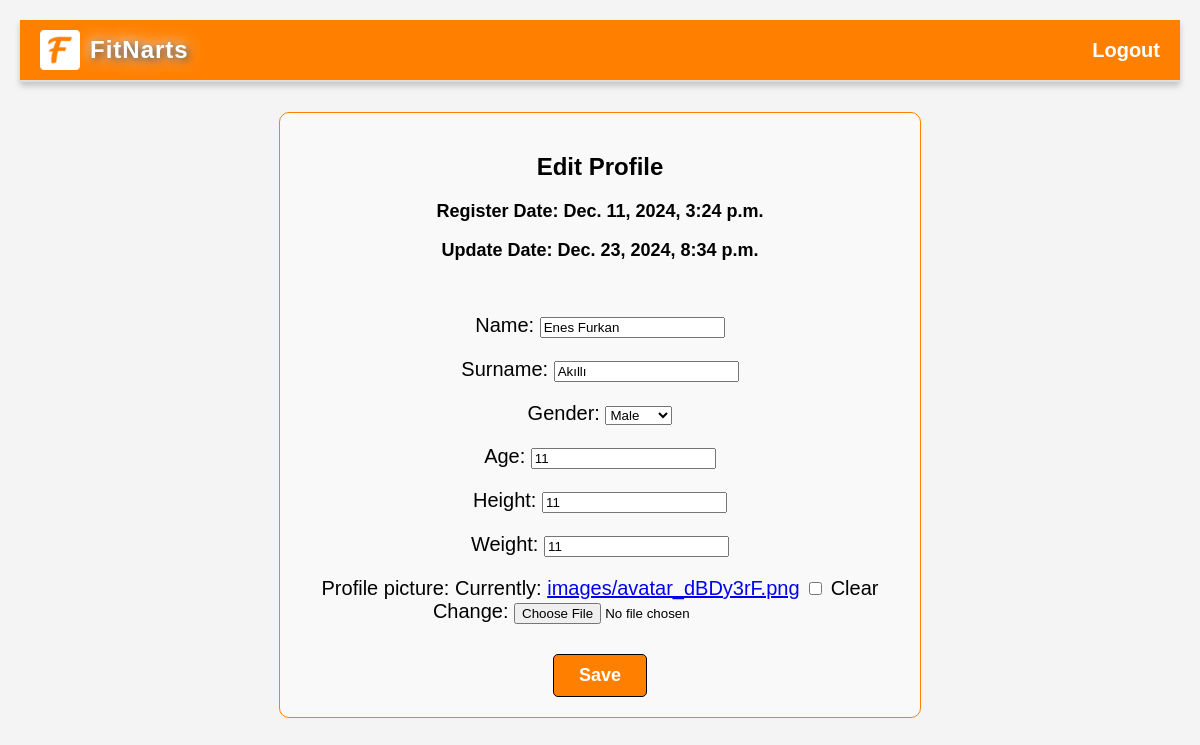
The page /edit-profile/ (signed in) on the database its author committed.
### base/models.py (models this page shows, shortened)
class UserProfile(models.Model):
    user = models.OneToOneField(User, on_delete=models.CASCADE) # OneToOneField, her UserProfile nesnesinin yalnızca bir kullanıcıya ait olmasını sağlar doğru mu
    name = models.CharField(max_length=30, blank=True)
    surname = models.CharField(max_length=30, blank=True)
    GENDER_CHOICES = [
        ('Female', 'Female'),
        ('Male', 'Male'),
    ]
    gender = models.CharField(max_length=6, blank=True, choices=GENDER_CHOICES)
    age = models.CharField(max_length=3, blank=True)
    height = models.CharField(max_length=3, blank=True)
    weight = models.CharField(max_length=3, blank=True)
    profile_picture = models.ImageField( # Resim dosyaları için kullanılır, kullanıcının yüklediği resimlerin kaydedilmesini sağlar
        upload_to='images/', # ImageField edit profile kısmına fotoğraf için CLEAR butonu ekliyor
        null=True, # Veritabanında bu alanın boş olmasına izin verir
        blank=True, # Form doğrulamalarında alanın boş bırakılmasına izin verir
        default='images/default.png')
    updated = models.DateTimeField(auto_now = True) # Güncellenme tarihi, bir kaydın son güncellenme zamanını takip etmek için kullanılır
    created = models.DateTimeField(auto_now_add = True) # Oluşturulma tarihi, bir kaydın oluşturulma zamanını takip etmek için kullanılır

### base/views.py (the view)
# urls.py: path('edit-profile/', views.edit_profile, name='edit-profile'),
@login_required
def edit_profile(request):
    user_profile = request.user.userprofile
    if request.method == 'POST':
        form = UserProfileForm(request.POST, request.FILES, instance=user_profile) # Form oluşturuyorum bunun için FORMS.PY gerekiyor
        if form.is_valid(): # UserProfileForm ile kullanıcı profil verilerini çekiyorum
            form.save()
            return redirect('profile') # Geçerliyse kaydedip profile sayfasına yolluyorum
        else:
            print("Form errors:", form.errors) # Form hatalarını yazdırır (Hata ayıklama için)
    else:
        form = UserProfileForm(instance=user_profile) # Kullanıcı profil bilgileriyle formu göster
    return render(request, 'base/edit_profile.html', {'form': form})

### base/forms.py
class UserProfileForm(forms.ModelForm): # UserProfile verilerini form aracılığıyla alacağız
    class Meta: # Meta sınıfı, formun özelliklerini tanımlar
        model = UserProfile # UserProfileForm formu, UserProfile modelinin verilerini kullanarak oluşturulacak
        fields = ['name', 'surname', 'gender', 'age', 'height', 'weight', 'profile_picture'] # Formda yer alacak alanlar

### base/templates/base/edit_profile.html (shortened to what this page needs)
{% extends 'base/main.html' %}
{% load static %}
{% block content %}
<form method="POST" enctype="multipart/form-data">
    <div style="text-align: center;" id="edit_profile_div">
        <h2 id="edit_profile_header">Edit Profile</h2>
        <p class="profile_register_update_date">Register Date: {{ user.userprofile.created }}</p>
        <p class="profile_register_update_date">Update Date: {{ user.userprofile.updated }}</p>
        <br>
        {{ form.as_p }}
        <button type="submit" id="button_edit_save">Save</button>
    </div>
</form>
{% endblock %}

### static/css/main.css (style rules this page uses)
body { margin: 0; font-family: 'Arial', sans-serif; text-align: center; }

### static/css/edit_profile.css (style rules this page uses)
#edit_profile_div { max-width: 600px; margin: 0 auto; margin-top: 30px; border: 1px solid #FF8000; padding: 20px; border-radius: 10px; background-color: #f9f9f9; font-size: 20px; text-align: center; }
#edit_profile_header { font-size: 24px; margin-bottom: 20px; }
.profile_register_update_date { font-weight: bold; font-size: 18px; margin-bottom: 10px; }
#button_edit_save { display: inline-block; padding: 10px 25px; margin-top: 10px; font-size: 18px; font-weight: bold; text-decoration: none; color: white; background-color: #FF8000; border: 1px solid black; border-radius: 5px; transition: background-color 0.3s ease, box-shadow 0.3s ease; cursor: pointer; }

### static/css/exercise_detail.css (style rules this page uses)
body { font-family: Arial, sans-serif; background-color: #f4f4f4; margin: 0; padding: 20px; }

### rows shown on the page
UserProfile: name "Enes Furkan", surname "Akıllı", gender "Male", age "11", height "11", weight "11"

### other values the page prints
{{ user.userprofile.created }} "Dec. 11, 2024, 3:24 p.m."
{{ user.userprofile.updated }} "Dec. 23, 2024, 8:34 p.m."
